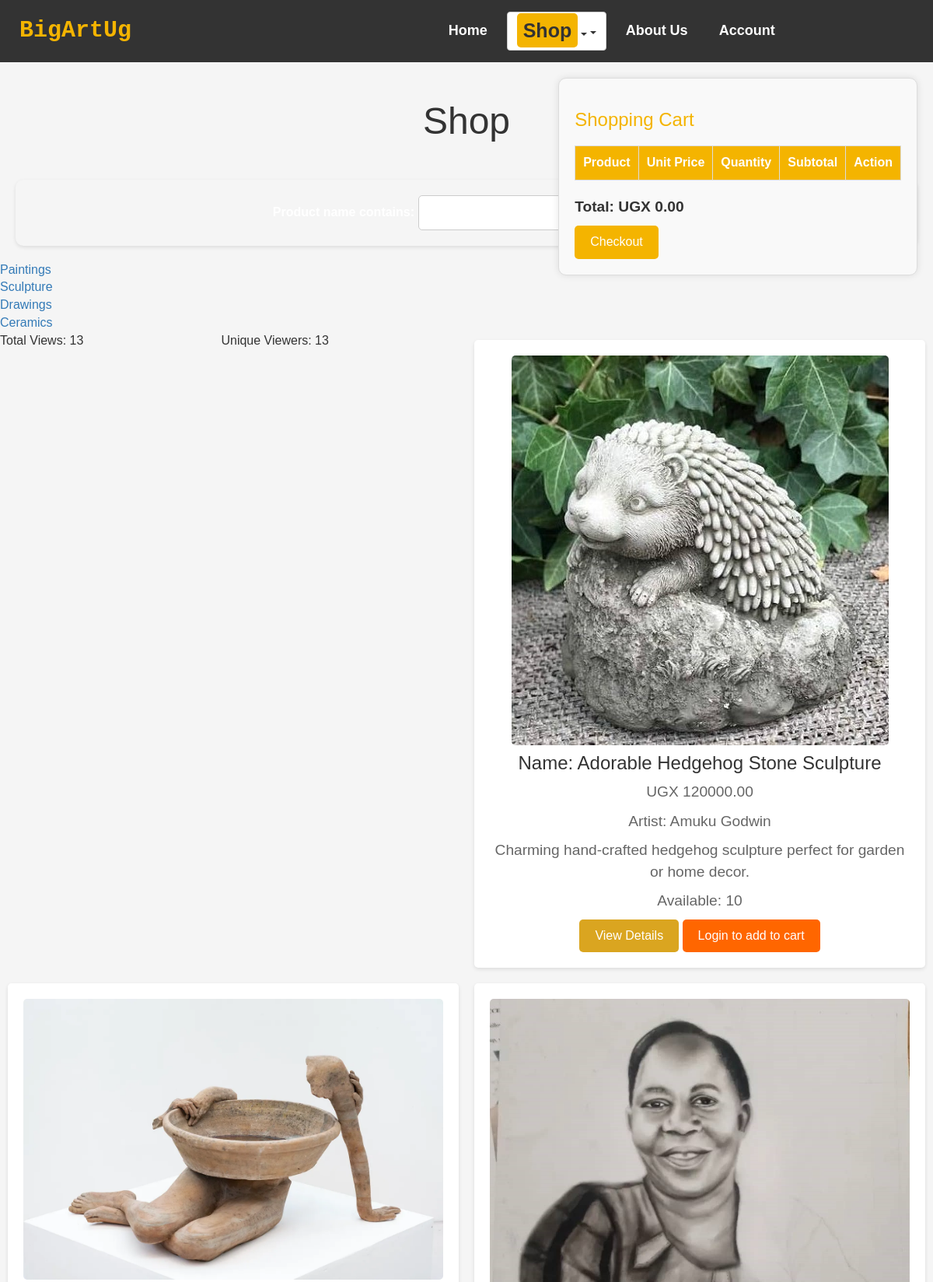
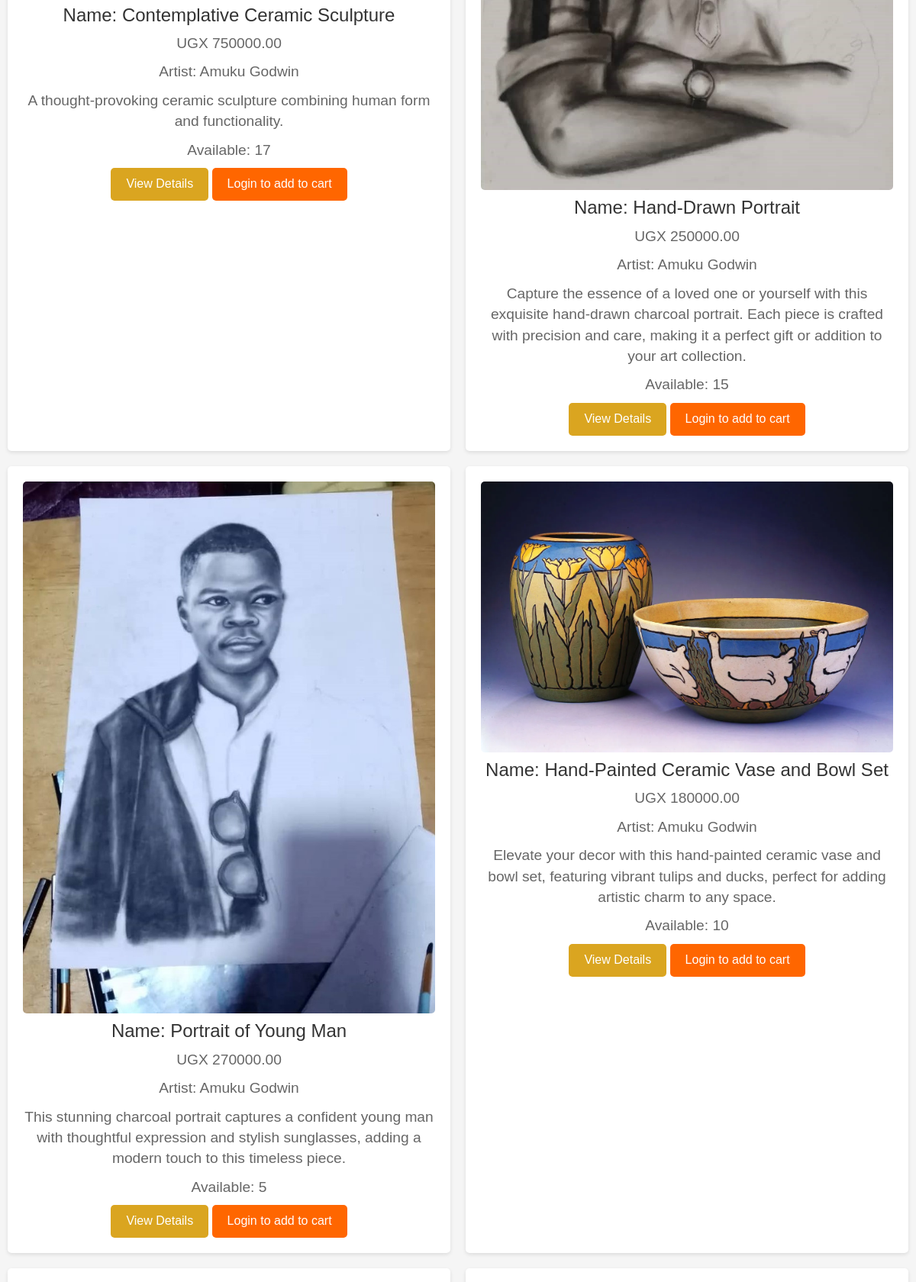
The app's page /shop/ (upper part) with its own data (2 pictures, top to bottom).
### bigArt/models.py (models this page shows, shortened)
class Category(models.Model):
    name = models.CharField(max_length=255)
    def __str__(self):
        return self.name

class Product(models.Model):
    category = models.ForeignKey(Category, on_delete=models.CASCADE)
    product_name = models.CharField(max_length=255)
    unit_price = models.DecimalField(max_digits=10, decimal_places=2)
    artist = models.CharField(max_length=200, default='Amuku Godwin')
    quantity = models.IntegerField(null=True, blank=True)
    short_description = models.TextField(blank=True, null=True)
    description = models.TextField()
    image = models.ImageField(upload_to='products/')

### bigArt/views.py (the view)
# urls.py: path('shop/', views.shop, name='shop'),
def shop(request):
    try:
        cart, created = Cart.objects.get_or_create(user=request.user)
        cart_items = CartItem.objects.filter(cart=cart)
    except Exception:
        cart = None
        cart_items = []
    products = Product.objects.all()
    p=Paginator(Product.objects.all(),3)
    page_number = request.GET.get('page')
    pages_obj = p.get_page(page_number)
    product = ShopFilter(request.GET, queryset=products)
    categories = Category.objects.all()
    products = product.qs
    if request.user.is_authenticated:
        user = request.user
        session_key = None
    else:
        user = None
        session_key = request.session.session_key
        if not session_key:
            request.session.create()
            session_key = request.session.session_key
    if not PageView.objects.filter(user=user, session_key=session_key).exists():
        PageView.objects.create(user=user, session_key=session_key)
    total_views = PageView.objects.count()
    unique_viewers = PageView.objects.values('user', 'session_key').distinct().count()
    context = {
        'cart': cart_items,
        'pages_obj': pages_obj,
        'products': products,
        'product': product,
        'total_views': total_views,
        'unique_viewers': unique_viewers,
        'categories': categories,
        'user_is_authenticated': request.user.is_authenticated
    }
    return render(request, 'bigArt/shop.html', context)

### bigArt/templates/bigArt/shop.html (shortened to what this page needs)
{% extends "bigArt/base.html" %}
{% load static %}
{% block content %}
<main>
    <section id="shopping-page">
        <h1>Shop</h1>
        <div class="filter-search">
            <div class="search">
                <form action="" method="GET">
                    {{ product.form }}
                </form>
            </div>
        </div>
        <div class="category-list">
            {% for category in categories %}
                <div class="category-item">
                    <a href="?category={{ category.id }}">{{ category }}</a>
                    </div>
            {% endfor %}
                 </div>
        <div class="product-grid">
            <div>Total Views: {{ total_views }}</div>
            <div>Unique Viewers: {{ unique_viewers }}</div>
            {% for product in products %}
            <div class="product-card">
                {% if product.image %}
                    <img src="{{ product.image.url }}" alt="{{ product.product_name }}">
                {% endif %}
                <h2>Name: {{ product.product_name }}</h2>
                <p>UGX {{ product.unit_price }}</p>
                <p>Artist: {{ product.artist }}</p>
                <p> {{ product.short_description }}</p>
                <p>Available: {{ product.quantity }}</p>
                <a href="{% url 'product_detail' product.id %}" class="btn btn-custom">View Details</a>
                {% if product.quantity > 0 %}
                    {% if user.is_authenticated %}
                        <button onclick="addToCart('{{ product.id }}', '{{ product.product_name }}', '{{ product.unit_price }}', {{ product.quantity }})" class="btn btn-custom">Add to Cart</button>
                    {% else %}
                        <button onclick="window.location.href='{% url 'login' %}'" class="btn btn-custom">Login to add to cart</button>
                    {% endif %}
                {% else %}
                    <button disabled class="btn btn-custom">Out of Stock</button>
                {% endif %}
            </div>
            {% endfor %}
        </div>
    </section>
    <div class="cart">
        <h2>Shopping Cart</h2>
        <table>
            <thead>
                <tr>
                    <th>Product</th>
                    <th>Unit Price</th>
                    <th>Quantity</th>
                    <th>Subtotal</th>
                    <th>Action</th>
                </tr>
            </thead>
        </table>
        <p>Total: UGX <span id="total-price">{{ total_price }}</span></p>
        <button><a href="{% url 'checkout' %}">Checkout</a></button>
    </div>
</main>
<br><br>
{% endblock %}

### bigArt/static/css/index.css (style rules this page uses)
body { font-family: Arial, sans-serif; margin: 0; padding: 0; box-sizing: border-box; background-color: #f3f1da; }

### bigArt/static/css/base.css (style rules this page uses)
body { font-family: Arial, sans-serif; margin: 0; padding: 0; box-sizing: border-box; background-color: #f3f1da; }

### bigArt/static/css/sign.css (style rules this page uses)
body { margin: 0; padding: 0; font-family: Arial, sans-serif; font-size: 10px; }

### bigArt/static/css/login.css (style rules this page uses)
body { margin: 0; padding: 0; font-family: Arial, sans-serif; }

### bigArt/static/css/contact.css (style rules this page uses)
body { margin: 0; padding: 0; font-family: Arial, sans-serif; }
label { color: white; display: block; margin-bottom: 5px; }

### bigArt/templates/bigArt/base.html (style rules this page uses)
body { font-family: Arial, sans-serif; font-size: 16px; margin: 0; padding: 0; box-sizing: border-box; background-color: #f3f1da; }

### bigArt/templates/bigArt/shop.html (style rules this page uses)
body { font-family: Arial, sans-serif; margin: 0; padding: 0; background-color: #f5f5f5; }
main { padding: 50px 0; }
#shopping-page { max-width: 1200px; margin: 0 auto; margin-top: 5em; }
h1 { text-align: center; font-size: 3em; margin-bottom: 1em; }
.product-grid { display: flex; flex-wrap: wrap; justify-content: space-between; }
.product-card { background-color: #fff; border-radius: 5px; box-shadow: 0 2px 5px rgba(0, 0, 0, 0.1); padding: 20px; margin: 10px; width: calc(33% - 20px); text-align: center; }
.product-card img { max-width: 100%; height: auto; border-radius: 5px; }
.product-card h2 { font-size: 1.5em; margin: 10px 0; }
.product-card p { font-size: 1.2em; color: #666; }
.product-card button { background-color: #ff6600; color: #fff; border: none; padding: 10px 20px; font-size: 1em; cursor: pointer; border-radius: 5px; }
.cart { position: absolute; top: 50px; right: 20px; background-color: #fff; border: 1px solid #ccc; border-radius: 5px; padding: 20px; box-shadow: 0 2px 5px rgba(0, 0, 0, 0.1); margin-top: 3em; }
.cart h2 { font-size: 1.5em; margin-bottom: 20px; }
.cart button { background-color: #fb8500; color: #fff; border: none; padding: 5px 10px; font-size: 0.8em; cursor: pointer; border-radius: 5px; }
.btn-custom { background-color: goldenrod; color: white; border: none; padding: 10px 20px; font-size: 1em; cursor: pointer; border-radius: 5px; }
.filter-search { display: flex; justify-content: center; align-items: center; padding: 20px; background-color: #f5f5f5; border-radius: 10px; box-shadow: 0 2px 5px rgba(0, 0, 0, 0.1); margin: 20px; }
.filter-search .search { display: flex; align-items: center; gap: 10px; }
.filter-search form { display: flex; align-items: center; gap: 10px; }
.filter-search input[type="text"], .filter-search input[type="submit"] { padding: 10px; font-size: 16px; border: 1px solid #ccc; border-radius: 5px; outline: none; transition: all 0.3s ease; }
.cart { max-width: 800px; margin: 50px auto; padding: 20px; border: 1px solid #ddd; border-radius: 10px; box-shadow: 0 0 10px rgba(0, 0, 0, 0.1); background-color: #f9f9f9; }
.cart h2 { margin-bottom: 20px; color: #f4b400; }
.cart table { width: 100%; margin-bottom: 20px; border-collapse: collapse; }
.cart th, .cart td { padding: 10px; text-align: left; border: 1px solid #ddd; }
.cart th { background-color: #f4b400; color: #fff; }
.cart p { font-size: 1.2em; font-weight: bold; }
.cart button { background-color: #f4b400; color: #fff; border: none; padding: 10px 20px; cursor: pointer; font-size: 1em; border-radius: 5px; }
.cart button a { color: #fff; text-decoration: none; }
@media (max-width: 1200px) { .product-card { width: calc(50% - 20px); } }

### records on screen
Category: name "Paintings"
Category: name "Sculpture"
Category: name "Drawings"
Category: name "Ceramics"
Product: image (picture), product_name "Adorable Hedgehog Stone Sculpture", unit_price "120000.00", artist "Amuku Godwin", short_description "Charming hand-crafted hedgehog sculpture perfect for garden or home decor.", quantity "10", shows "Login to add to cart"
Product: image (picture), product_name "Contemplative Ceramic Sculpture", unit_price "750000.00", artist "Amuku Godwin", short_description "A thought-provoking ceramic sculpture combining human form and functionality.", quantity "17", shows "Login to add to cart"
Product: image (picture), product_name "Hand-Drawn Portrait", unit_price "250000.00", artist "Amuku Godwin", short_description "Capture the essence of a loved one or yourself with this exquisite hand-drawn charcoal portrait. Each piece is crafted with precision and care, making it a perfect gift or addition to your art collection.", quantity "15", shows "Login to add to cart"
Product: image (picture), product_name "Portrait of Young Man", unit_price "270000.00", artist "Amuku Godwin", short_description "This stunning charcoal portrait captures a confident young man with thoughtful expression and stylish sunglasses, adding a modern touch to this timeless piece.", quantity "5", shows "Login to add to cart"
Product: image (picture), product_name "Hand-Painted Ceramic Vase and Bowl Set", unit_price "180000.00", artist "Amuku Godwin", short_description "Elevate your decor with this hand-painted ceramic vase and bowl set, featuring vibrant tulips and ducks, perfect for adding artistic charm to any space.", quantity "10", shows "Login to add to cart"

### other values on screen
{{ total_views }} "13"
{{ unique_viewers }} "13"
